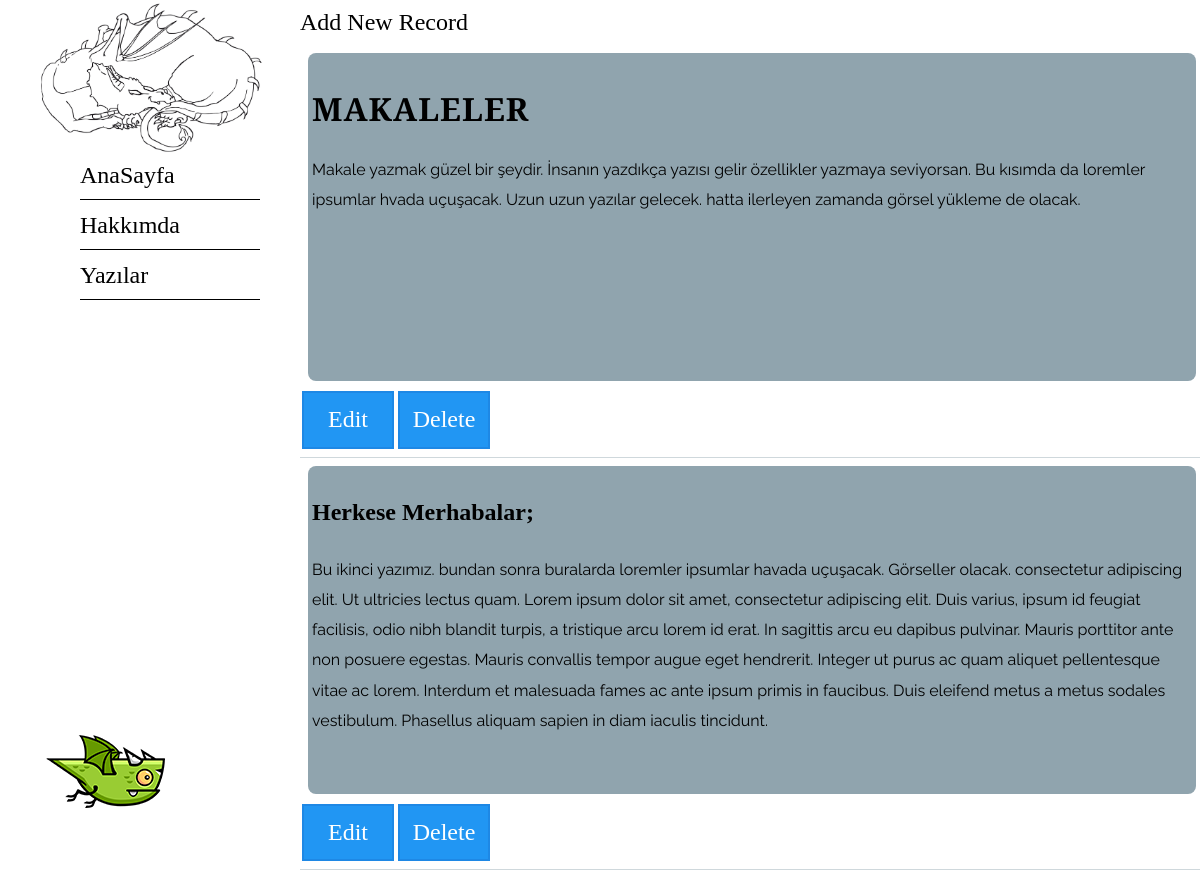
Page /admin/writingsview.php (signed in) on the committed database.
### tables this page shows
CREATE TABLE `posts` (
  `id` int(11) NOT NULL,
  `title` text NOT NULL,
  `body` longtext NOT NULL,
  `date` int(11) NOT NULL
);

### admin/writingsview.php (the view, shortened to what this page needs)
<?php
include('dbcon.php');
 ?>
 <?php
include ('header.php');
 ?>
<div class="main">
<div>
	<a href="writings.php">Add New Record</a>
<?php
	$sql = "SELECT id, title, body FROM posts";
	$result = $con->query($sql);
	if ($result->num_rows > 0) {
		while ($row = $result->fetch_assoc()) {
			$body = htmlspecialchars_decode($row['body']);
			?>
			<div class="text-body">
			 <?php
				echo "" .$body. "";
			 ?>
			</div>
			<div class="buttonsfortext">
				<div class="text-button">
					<?php
					echo "<a href='writings.php?id=" .$row["id"]. "'>Edit</a>";
					?>
				</div>
				<div class="text-button">
					<?php
					echo "<a href='delete.php?id=" .$row["id"].  "'>Delete</a>";
					?>
				</div>
			</div>
		<?php
		}
	}else {
		echo "0 results";
	}
?>
</div>
</div>
</body>
</html>

### admin/style.css (style rules this page uses)
html , body { line-height: 1.88889; color: black; margin: 0; padding: 0; height: 100%; width: 100%; }
p { font-family: 'Raleway', sans-serif; font-size: 16px; color: black; }
h1 { font-family: 'Playfair Display', serif; letter-spacing: 1px; margin-bottom: 0; color: black; font-size: 32px; }
a { font-family: 'Playfair Display', serif; font-size: 24px; }
a:link { text-decoration: none; color: black; }
.main { width: 75%; height: 100%; display: flex; justify-content: flex-start; align-items: flex-start; flex-wrap; wrap; flex-direction: column; }
.text-body { width: 880px; height: 320px; overflow: hidden; background-color: #90a4ae; border-radius: 8px; margin: 8px; padding: 4px; }
.text-button { width: 80px; border: 2px solid #1e88e5; background: #2196f3; padding: 4px; margin: 2px; display: flex; align-self: center; justify-content: center; margin-bottom: 8px; }
.text-button a { color: white; }
.buttonsfortext { display: flex; border-bottom: 1px solid #cfd8dc; }

### rows in the picture
posts: body "MAKALELER Makale yazmak güzel bir şeydir. İnsanın yazdıkça yazısı gelir özellikler yazmaya seviyorsan. Bu kısımda da loremler ipsumlar hvada uçuşacak. Uzun uzun yazılar gelecek. hatta ilerleyen zamanda görsel yükleme de olacak."
posts: body "Herkese Merhabalar; Bu ikinci yazımız. bundan sonra buralarda loremler ipsumlar havada uçuşacak. Görseller olacak. consectetur adipiscing elit. Ut ultricies lectus quam. Lorem ipsum dolor sit amet, consectetur adipiscing elit. Duis varius, ipsum id feugiat facilisis, odio nibh blandit turpis, a tristique arcu lorem id erat. In sagittis arcu eu dapibus pulvinar. Mauris porttitor ante non posuere egestas. Mauris convallis tempor augue eget hendrerit. Integer ut purus ac quam aliquet pellentesque vitae ac lorem. Interdum et malesuada fames ac ante ipsum primis in faucibus. Duis eleifend metus a metus sodales vestibulum. Phasellus aliquam sapien in diam iaculis tincidunt."
